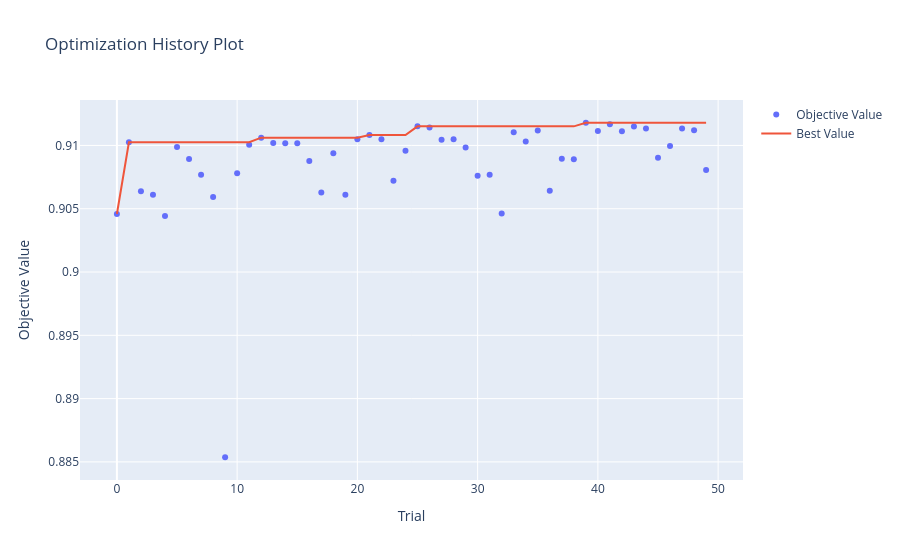

Notebook code for this chart:
### Markdown cell above
##### Resultados Optimización

### Code cell
optuna.visualization.plot_optimization_history(study)
